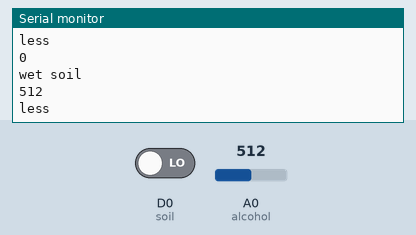
Simulated run of this sketch. Board: ESP8266 (NodeMCU). Parts: the last lines printed to the serial monitor. Inputs (shaded band) come from the test bench; at power-on: A0 (alcohol) = 512, D0 (soil) LOW.

Above: at 1.8 s.
1.9 s: A0 (alcohol) set to 410
At 2.8 s:
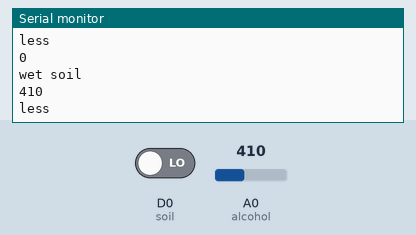
3.4 s: A0 (alcohol) set to 387
At 4.5 s:
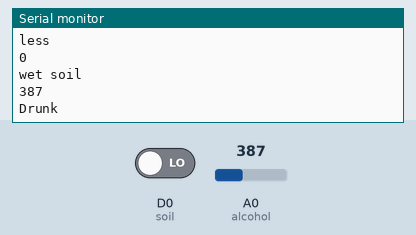
Timing chart, 0 to 6.4 s (numbered marks = the images above; inputs shaded):
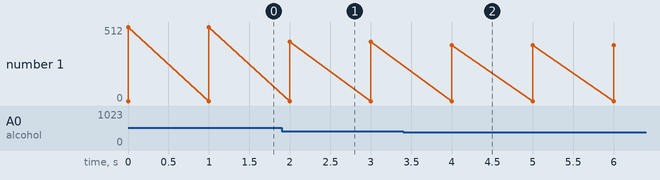

The sketch:

main.ino
```cpp
int soil=D0;
int alcohol=A0;
int threshold=1;
void setup(){
  pinMode(soil,INPUT);
  pinMode(alcohol,INPUT);
  Serial.begin(9600);
}
void loop(){
  int m= digitalRead(soil);
  Serial.println(m);
  if(m==threshold){
    Serial.println("dry soil");
  }
  else{
    Serial.println("wet soil");
  }
  int s= analogRead(alcohol);
  Serial.println(s);
  if(s>400){
  Serial.println("less");
  }
  else{
  Serial.println("Drunk");
  }
  delay(1000);
}
```

Measured:
- the behaviour switches between 401 and 400 on A0 (alcohol) (found by bisection; images 1 and 2)
- after the input at 1.9 s, the serial monitor: prints a new line after 0.10 s (image 1)
- after the input at 3.4 s, the serial monitor: prints a new line after 0.60 s (image 2)
- plotted number 1: 512 → 410 after the input at 1.9 s, 410 → 387 after the input at 3.4 s
